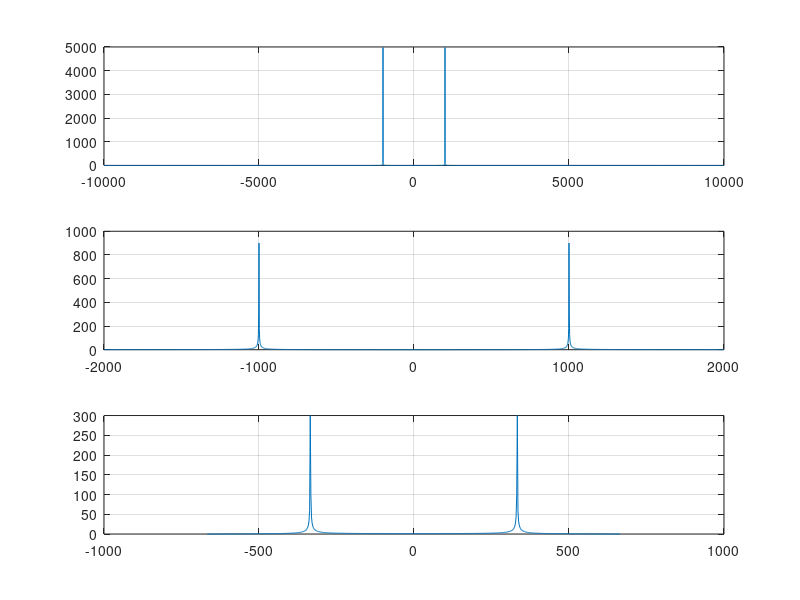

This figure's MATLAB source:
n = -5000:5000;
T = 1 / 10000;
t = n * T;
x = sin(pi*1000*t);

N1 = 5;
T1 = N1 * T;
t1 = t(1:N1:end);
x1 = x(1:N1:end);

N2 = 15;
T2 = N2 * T;
t2 = t(1:N2:end);
x2 = x(1:N2:end);

subplot(3, 1, 1);
plot(2/T*t, abs(fftshift(fft(x)))); grid on;
subplot(3, 1, 2);
plot(2/T1*t1, abs(fftshift(fft(x1)))); grid on;
subplot(3, 1, 3);
plot(2/T2*t2, abs(fftshift(fft(x2)))); grid on;
